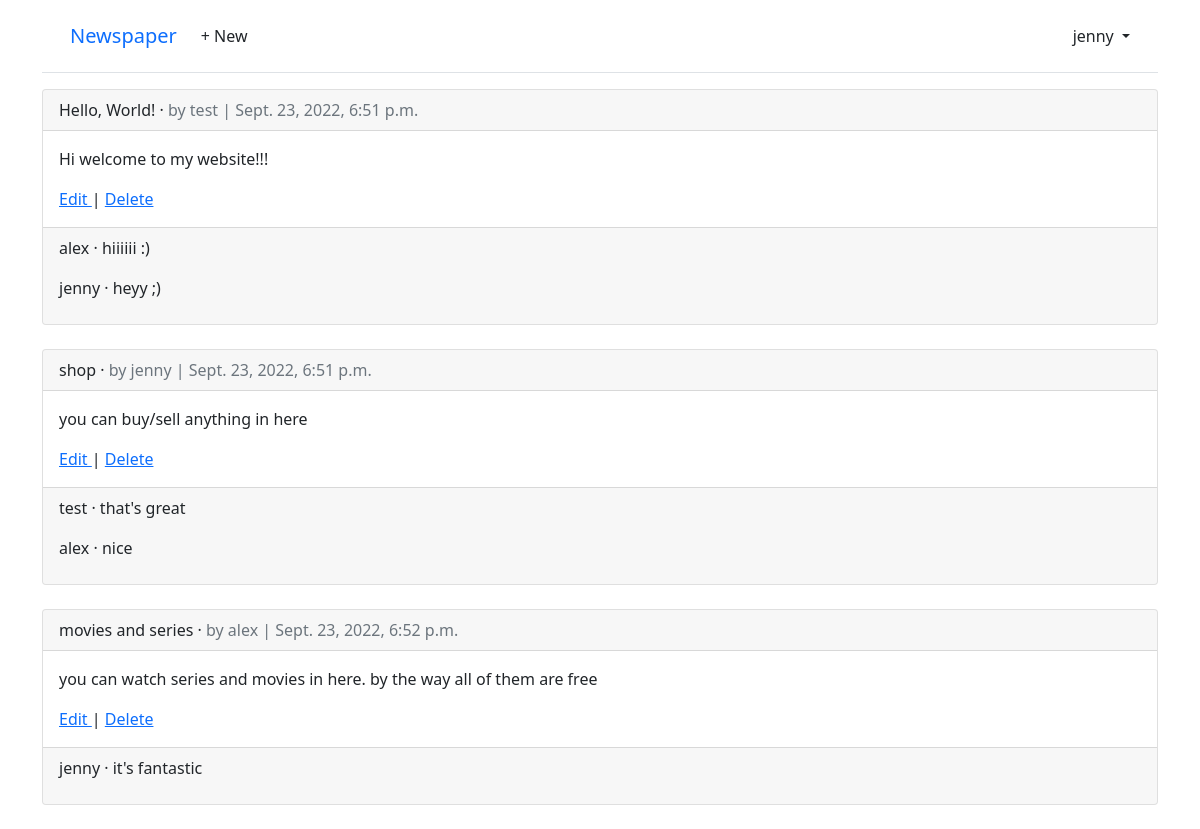
The page /articles/ (signed in) on the database its author committed.
### accounts/models.py (models this page shows)
class CustomUser(AbstractUser):
    age = models.PositiveIntegerField(null = True, blank = True)

### articles/models.py (models this page shows, shortened)
class Article(models.Model):
    title = models.CharField(max_length = 150)
    body = models.TextField()
    date = models.DateTimeField(auto_now_add = True)
    author = models.ForeignKey(
        settings.AUTH_USER_MODEL,
        on_delete = models.CASCADE
    )

class Comment(models.Model):
    article = models.ForeignKey(Article, on_delete = models.CASCADE)
    comment = models.CharField(max_length = 250)
    author = models.ForeignKey(
        settings.AUTH_USER_MODEL,
        on_delete = models.CASCADE,
    )
    def __str__(self):
        return self.comment

### articles/views.py (the view)
# urls.py: path('', ArticleListView.as_view(), name = 'article_list'),
class ArticleListView(LoginRequiredMixin, ListView):
    model = Article
    template_name = 'article_list.html'

### templates/article_list.html (shortened to what this page needs)
{% extends "base.html" %}
{% block content %}
{% for article in article_list %}
<div class="card">
    <div class="card-header">
        <span class="font-weight-bold"> {{ article.title }} </span> &middot;
        <span class="text-muted">by {{ article.author }} | {{ article.date }}</span>
    </div>
    <div class="card-body">
        <p>{{article.body}}</p>
        <a href="{% url 'article_edit' article.pk %}"> Edit </a> |
        <a href="{% url 'article_delete' article.pk %}"> Delete </a>
    </div>
    <div class="card-footer">
        {% for comment in article.comment_set.all %}
        <p>
            <span class="font-weight-bold">
                {{ comment.author }} &middot;
            </span>
            {{ comment }}
        </p>
        {% endfor %}
    </div>
</div>
<br>
{% endfor %}
{% endblock %}

### templates/base.html (shortened to what this page needs)
<!DOCTYPE html>
<html>
<head>
    <link href="https://cdn.jsdelivr.net/npm/bootstrap@5.1.3/dist/css/bootstrap.min.css" rel="stylesheet">
</head>
<body>
    <div class="container">
        <header class="p-3 mb-3 border-bottom">
            <div class="container">
                <div class="d-flex flex-wrap align-items-center justify-content-center
                    justify-content-lg-start">
                    <a class="navbar-brand" href="{% url 'home' %}">Newspaper</a>
                    <ul class="nav col-12 col-lg-auto me-lg-auto mb-2 justify-content-center
                        mb-md-0">
                    {% if user.is_authenticated %}
                        <li><a href="{% url 'article_create' %}" class="nav-link px-2 link-dark">+ New</a></li>
                    </ul>
                    <div class="dropdown text-end">
                        <a href="#" class="d-block link-dark text-decoration-none dropdown-toggle"
                            id="dropdownUser1" data-bs-toggle="dropdown" aria-expanded="false">
                            {{ user.username }}
                        </a>
                    </div>
                    {% endif %}
                </div>
            </div>
        </header>
        <main>
            {% block content %}
            {% endblock content %}
        </main>
    </div>
</body>
</html>

### rows shown on the page
CustomUser: username "jenny"
Article: title "Hello, World!", author "test", date "Sept. 23, 2022, 6:51 p.m.", body "Hi welcome to my website!!!"
Comment: author "alex", comment "hiiiiii :)"
Comment: author "jenny", comment "heyy ;)"
Article: title "shop", author "jenny", date "Sept. 23, 2022, 6:51 p.m.", body "you can buy/sell anything in here"
Comment: author "test", comment "that's great"
Comment: author "alex", comment "nice"
Article: title "movies and series", author "alex", date "Sept. 23, 2022, 6:52 p.m.", body "you can watch series and movies in here. by the way all of them are free"
Comment: author "jenny", comment "it's fantastic"
